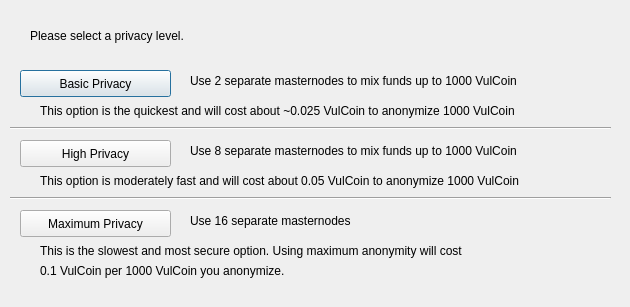
<?xml version="1.0" encoding="UTF-8"?>
<ui version="4.0">
 <class>DarksendConfig</class>
 <widget class="QDialog" name="DarksendConfig">
  <property name="geometry">
   <rect>
    <x>0</x>
    <y>0</y>
    <width>630</width>
    <height>307</height>
   </rect>
  </property>
  <property name="windowTitle">
   <string>Configure Darksend</string>
  </property>
  <widget class="QPushButton" name="buttonBasic">
   <property name="geometry">
    <rect>
     <x>20</x>
     <y>70</y>
     <width>151</width>
     <height>27</height>
    </rect>
   </property>
   <property name="text">
    <string>Basic Privacy</string>
   </property>
  </widget>
  <widget class="QPushButton" name="buttonHigh">
   <property name="geometry">
    <rect>
     <x>20</x>
     <y>140</y>
     <width>151</width>
     <height>27</height>
    </rect>
   </property>
   <property name="text">
    <string>High Privacy</string>
   </property>
  </widget>
  <widget class="QPushButton" name="buttonMax">
   <property name="geometry">
    <rect>
     <x>20</x>
     <y>210</y>
     <width>151</width>
     <height>27</height>
    </rect>
   </property>
   <property name="text">
    <string>Maximum Privacy</string>
   </property>
  </widget>
  <widget class="QLabel" name="label">
   <property name="geometry">
    <rect>
     <x>30</x>
     <y>20</y>
     <width>571</width>
     <height>31</height>
    </rect>
   </property>
   <property name="text">
    <string>Please select a privacy level.</string>
   </property>
  </widget>
  <widget class="QLabel" name="label_2">
   <property name="geometry">
    <rect>
     <x>190</x>
     <y>70</y>
     <width>421</width>
     <height>21</height>
    </rect>
   </property>
   <property name="text">
    <string>Use 2 separate masternodes to mix funds up to 1000 VulCoin</string>
   </property>
  </widget>
  <widget class="QLabel" name="label_3">
   <property name="geometry">
    <rect>
     <x>190</x>
     <y>140</y>
     <width>411</width>
     <height>21</height>
    </rect>
   </property>
   <property name="text">
    <string>Use 8 separate masternodes to mix funds up to 1000 VulCoin</string>
   </property>
  </widget>
  <widget class="QLabel" name="label_4">
   <property name="geometry">
    <rect>
     <x>190</x>
     <y>210</y>
     <width>421</width>
     <height>21</height>
    </rect>
   </property>
   <property name="text">
    <string>Use 16 separate masternodes</string>
   </property>
  </widget>
  <widget class="QLabel" name="label_6">
   <property name="geometry">
    <rect>
     <x>40</x>
     <y>100</y>
     <width>561</width>
     <height>21</height>
    </rect>
   </property>
   <property name="text">
    <string>This option is the quickest and will cost about ~0.025 VulCoin to anonymize 1000 VulCoin</string>
   </property>
  </widget>
  <widget class="QLabel" name="label_7">
   <property name="geometry">
    <rect>
     <x>40</x>
     <y>170</y>
     <width>561</width>
     <height>21</height>
    </rect>
   </property>
   <property name="text">
    <string>This option is moderately fast and will cost about 0.05 VulCoin to anonymize 1000 VulCoin</string>
   </property>
  </widget>
  <widget class="QLabel" name="label_8">
   <property name="geometry">
    <rect>
     <x>40</x>
     <y>240</y>
     <width>561</width>
     <height>21</height>
    </rect>
   </property>
   <property name="text">
    <string>This is the slowest and most secure option. Using maximum anonymity will cost</string>
   </property>
  </widget>
  <widget class="QLabel" name="label_9">
   <property name="geometry">
    <rect>
     <x>40</x>
     <y>260</y>
     <width>561</width>
     <height>21</height>
    </rect>
   </property>
   <property name="text">
    <string>0.1 VulCoin per 1000 VulCoin you anonymize.</string>
   </property>
  </widget>
  <widget class="Line" name="line">
   <property name="geometry">
    <rect>
     <x>10</x>
     <y>120</y>
     <width>601</width>
     <height>16</height>
    </rect>
   </property>
   <property name="orientation">
    <enum>Qt::Horizontal</enum>
   </property>
  </widget>
  <widget class="Line" name="line_2">
   <property name="geometry">
    <rect>
     <x>10</x>
     <y>190</y>
     <width>601</width>
     <height>16</height>
    </rect>
   </property>
   <property name="orientation">
    <enum>Qt::Horizontal</enum>
   </property>
  </widget>
 </widget>
 <resources/>
 <connections/>
</ui>
